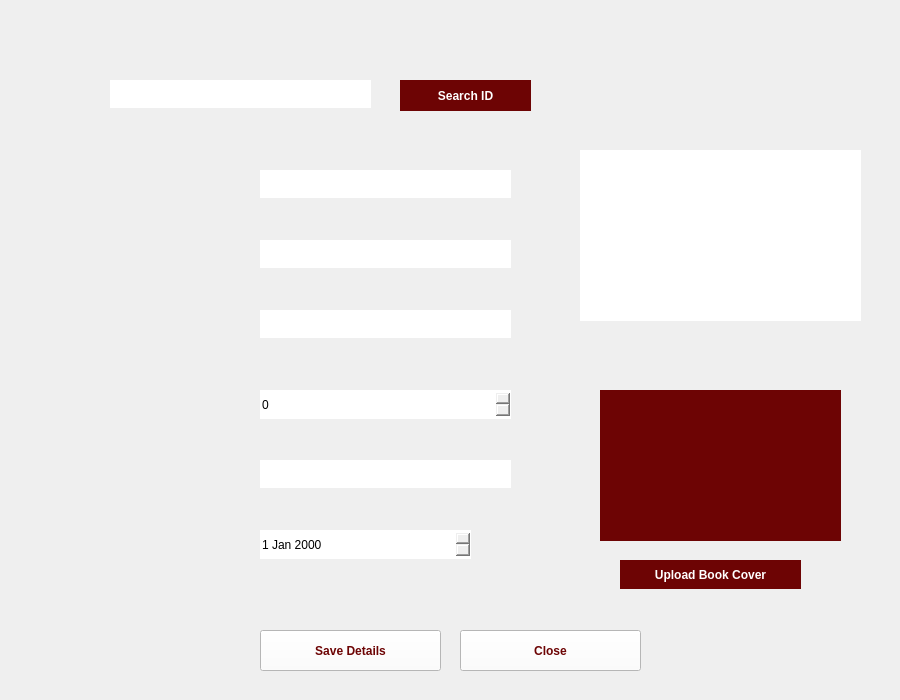
<?xml version="1.0" encoding="UTF-8"?>
<ui version="4.0">
 <class>editbook</class>
 <widget class="QDialog" name="editbook">
  <property name="geometry">
   <rect>
    <x>0</x>
    <y>0</y>
    <width>900</width>
    <height>700</height>
   </rect>
  </property>
  <property name="windowTitle">
   <string>LibTech</string>
  </property>
  <property name="windowIcon">
   <iconset resource="Pictures.qrc">
    <normaloff>:/new/prefix1/pics/LibTechLogo.png</normaloff>:/new/prefix1/pics/LibTechLogo.png</iconset>
  </property>
  <widget class="QLineEdit" name="genreLineEdit">
   <property name="geometry">
    <rect>
     <x>260</x>
     <y>310</y>
     <width>251</width>
     <height>28</height>
    </rect>
   </property>
   <property name="styleSheet">
    <string notr="true">border: none</string>
   </property>
  </widget>
  <widget class="QLabel" name="coverLabel">
   <property name="geometry">
    <rect>
     <x>600</x>
     <y>390</y>
     <width>241</width>
     <height>151</height>
    </rect>
   </property>
   <property name="styleSheet">
    <string notr="true">background-color: rgb(109, 4, 4);</string>
   </property>
   <property name="text">
    <string/>
   </property>
  </widget>
  <widget class="QLineEdit" name="idLineEdit">
   <property name="geometry">
    <rect>
     <x>110</x>
     <y>80</y>
     <width>261</width>
     <height>28</height>
    </rect>
   </property>
   <property name="styleSheet">
    <string notr="true">border: none</string>
   </property>
  </widget>
  <widget class="QSpinBox" name="quantitySpinBox">
   <property name="geometry">
    <rect>
     <x>260</x>
     <y>390</y>
     <width>251</width>
     <height>29</height>
    </rect>
   </property>
   <property name="styleSheet">
    <string notr="true">border: none</string>
   </property>
  </widget>
  <widget class="QLineEdit" name="publisherLineEdit">
   <property name="geometry">
    <rect>
     <x>260</x>
     <y>460</y>
     <width>251</width>
     <height>28</height>
    </rect>
   </property>
   <property name="styleSheet">
    <string notr="true">border: none</string>
   </property>
  </widget>
  <widget class="QLineEdit" name="bookNameLineEdit">
   <property name="geometry">
    <rect>
     <x>260</x>
     <y>170</y>
     <width>251</width>
     <height>28</height>
    </rect>
   </property>
   <property name="styleSheet">
    <string notr="true">border: none</string>
   </property>
  </widget>
  <widget class="QTextEdit" name="descriptionTextEdit">
   <property name="geometry">
    <rect>
     <x>580</x>
     <y>150</y>
     <width>281</width>
     <height>171</height>
    </rect>
   </property>
   <property name="styleSheet">
    <string notr="true">border: none</string>
   </property>
  </widget>
  <widget class="QPushButton" name="uploadCoverButton">
   <property name="geometry">
    <rect>
     <x>620</x>
     <y>560</y>
     <width>181</width>
     <height>29</height>
    </rect>
   </property>
   <property name="font">
    <font>
     <bold>true</bold>
    </font>
   </property>
   <property name="styleSheet">
    <string notr="true">background-color: rgb(109, 4, 4);
color: rgb(255, 255, 255);
border: none
</string>
   </property>
   <property name="text">
    <string>Upload Book Cover</string>
   </property>
  </widget>
  <widget class="QLineEdit" name="authorLineEdit">
   <property name="geometry">
    <rect>
     <x>260</x>
     <y>240</y>
     <width>251</width>
     <height>28</height>
    </rect>
   </property>
   <property name="styleSheet">
    <string notr="true">border: none</string>
   </property>
   <property name="text">
    <string/>
   </property>
  </widget>
  <widget class="QPushButton" name="saveButton">
   <property name="geometry">
    <rect>
     <x>260</x>
     <y>630</y>
     <width>181</width>
     <height>41</height>
    </rect>
   </property>
   <property name="font">
    <font>
     <bold>true</bold>
    </font>
   </property>
   <property name="styleSheet">
    <string notr="true">background-color: rgb(255, 255, 255);
color: rgb(109, 4, 4);</string>
   </property>
   <property name="text">
    <string>Save Details</string>
   </property>
  </widget>
  <widget class="QDateEdit" name="dateEdit">
   <property name="geometry">
    <rect>
     <x>260</x>
     <y>530</y>
     <width>211</width>
     <height>29</height>
    </rect>
   </property>
   <property name="styleSheet">
    <string notr="true">border: none</string>
   </property>
  </widget>
  <widget class="QPushButton" name="searchButton">
   <property name="geometry">
    <rect>
     <x>400</x>
     <y>80</y>
     <width>131</width>
     <height>31</height>
    </rect>
   </property>
   <property name="font">
    <font>
     <bold>true</bold>
    </font>
   </property>
   <property name="styleSheet">
    <string notr="true">background-color: rgb(109, 4, 4);
color: rgb(255, 255, 255);
border: none
</string>
   </property>
   <property name="text">
    <string>Search ID</string>
   </property>
  </widget>
  <widget class="QLabel" name="label_9">
   <property name="geometry">
    <rect>
     <x>0</x>
     <y>0</y>
     <width>901</width>
     <height>701</height>
    </rect>
   </property>
   <property name="text">
    <string/>
   </property>
   <property name="pixmap">
    <pixmap resource="Pictures.qrc">:/new/prefix1/pics/edit.png</pixmap>
   </property>
  </widget>
  <widget class="QPushButton" name="closeButton">
   <property name="geometry">
    <rect>
     <x>460</x>
     <y>630</y>
     <width>181</width>
     <height>41</height>
    </rect>
   </property>
   <property name="font">
    <font>
     <bold>true</bold>
    </font>
   </property>
   <property name="styleSheet">
    <string notr="true">background-color: rgb(255, 255, 255);
color: rgb(109, 4, 4);</string>
   </property>
   <property name="text">
    <string>Close</string>
   </property>
  </widget>
  <zorder>label_9</zorder>
  <zorder>genreLineEdit</zorder>
  <zorder>coverLabel</zorder>
  <zorder>idLineEdit</zorder>
  <zorder>quantitySpinBox</zorder>
  <zorder>publisherLineEdit</zorder>
  <zorder>bookNameLineEdit</zorder>
  <zorder>descriptionTextEdit</zorder>
  <zorder>uploadCoverButton</zorder>
  <zorder>authorLineEdit</zorder>
  <zorder>saveButton</zorder>
  <zorder>dateEdit</zorder>
  <zorder>searchButton</zorder>
  <zorder>closeButton</zorder>
 </widget>
 <resources>
  <include location="Pictures.qrc"/>
 </resources>
 <connections/>
</ui>
